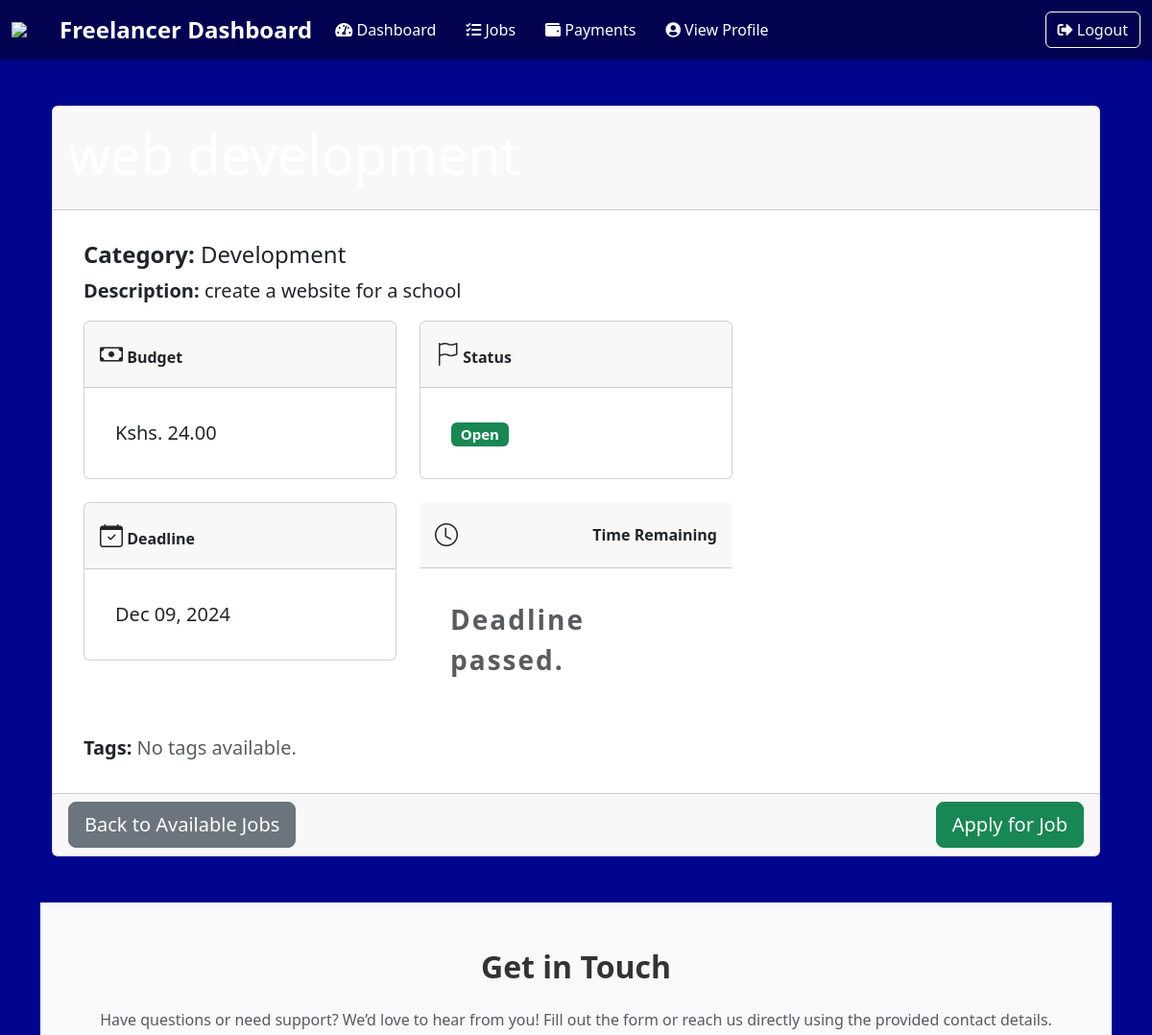
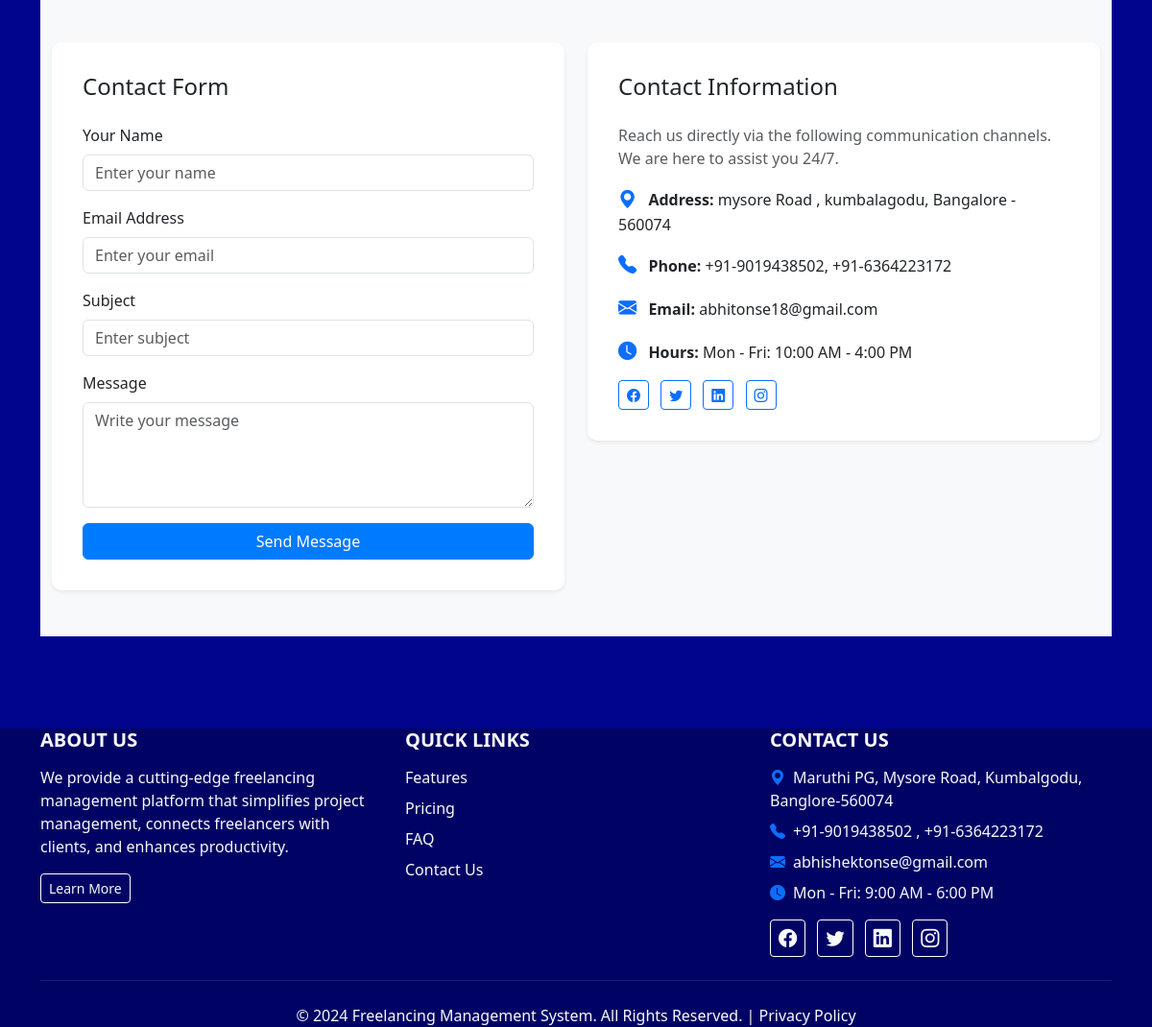
The app's page /job/1/ with its own data (2 pictures, top to bottom).
### admin_panel/models.py (models this page shows, shortened)
class JobPosting(models.Model):
    title = models.CharField(max_length=200)
    category = models.CharField(max_length=100)
    description = models.TextField()
    budget = models.DecimalField(max_digits=10, decimal_places=2)
    status = models.CharField(max_length=20, choices=[('Open', 'Open'), ('Closed', 'Closed')])
    created_at = models.DateTimeField(default=now)
    deadline = models.DateTimeField()
    current_applicants = models.IntegerField(default=0)
    max_applicants = models.IntegerField(null=True, blank=True)  # Optional
    tags = models.ManyToManyField('Tag', blank=True)

### freelancer/views.py (the view)
# urls.py: path('job/<int:job_id>/', views.freelancer_job_details, name='freelancer_job_details'),
def freelancer_job_details(request, job_id):
    job = get_object_or_404(JobPosting, id=job_id)
    if job.max_applicants:
        application_percentage = (job.current_applicants / job.max_applicants) * 100
    else:
        application_percentage = 0  # If no max applicants, set it to 0%
    return render(request, 'freelancer/freelancer_job_details.html', {
        'job': job,
        'application_percentage': application_percentage,
    })

### freelancer/templates/freelancer/freelancer_job_details.html (shortened to what this page needs)
{% extends 'freelancer/base.html' %}
{% block content %}
<div class="container mt-5">
    <div class="card">
        <div class="card-header  text-white">
            <h2 class="display-4">{{ job.title }}</h2>
        </div>
        <div class="card-body">
            <h5 class="card-title fs-4"><strong>Category:</strong> {{ job.category }}</h5>
            <p class="card-text fs-5"><strong>Description:</strong> {{ job.description }}</p>
            <div class="row">
                <div class="col-md-4 mb-4">
                    <div class="card ">
                        <div class="card-header  ">
                            <i class="bi bi-cash fs-4"></i> <strong>Budget</strong>
                        </div>
                        <div class="card-body">
                            <p class="card-text fs-5">Kshs. {{ job.budget }}</p>
                        </div>
                    </div>
                </div>
                <div class="col-md-4 mb-4">
                    <div class="card ">
                        <div class="card-header  ">
                            <i class="bi bi-flag fs-4"></i> <strong>Status</strong>
                        </div>
                        <div class="card-body">
                            <p class="card-text fs-5">
                                <span class="badge {% if job.status == 'Open' %}bg-success{% else %}bg-danger{% endif %}">
                                    {{ job.status }}
                                </span>
                            </p>
                        </div>
                    </div>
                </div>
            </div>
                <div class="row">
                <div class="col-md-4 mb-4">
                    <div class="card ">
                        <div class="card-header  ">
                            <i class="bi bi-calendar-check fs-4"></i> <strong>Deadline</strong>
                        </div>
                        <div class="card-body">
                            <p class="card-text fs-5">{{ job.deadline|date:"M d, Y" }}</p>
                        </div>
                    </div>
                </div>
<div class="col-md-4 mb-4">
    <div class="card-header   d-flex align-items-center justify-content-between">
        <i class="bi bi-clock fs-4"></i> <strong>Time Remaining</strong>
    </div>
    <div class="card-body">
        <div class="d-flex justify-content-center">
            <p class="card-text fs-3 text-danger fw-bold" id="countdown">00:00:00</p>
        </div>
    </div>
</div>
</div>
            <p class="card-text fs-5"><strong>Tags:</strong>
                {% for tag in job.tags.all %}
                    <span class="badge bg-info text-dark">{{ tag.name }}</span>
                {% empty %}
                    <span class="text-muted">No tags available.</span>
                {% endfor %}
            </p>
        </div>
        <div class="card-footer d-flex justify-content-between">
            <a href="{% url 'freelancer_available_jobs' %}" class="btn btn-lg btn-secondary">
                Back to Available Jobs
            </a>
            {% if job.status == 'Open' %}
            <a href="{% url 'apply_for_job' job_id=1 %}" class="btn btn-lg btn-success">
                Apply for Job
            </a>
            {% endif %}
        </div>
    </div>
</div>
{% endblock %}

### freelancer/templates/freelancer/base.html (style rules this page uses)
h1, h2 { color: white; }

### freelancer/templates/freelancer/freelancer_job_details.html (style rules this page uses)
.card { transition: transform 0.3s ease, box-shadow 0.3s ease; }
.card-header { border-radius: 0.375rem 0.375rem 0 0; padding: 1rem; }
.card-body { padding: 2rem; }
#countdown { font-size: 3rem; font-weight: bold; letter-spacing: 2px; }

### records on screen
JobPosting: category "Development", description "create a website for a school", budget "24.00", status "Open", deadline "Dec 09, 2024"
